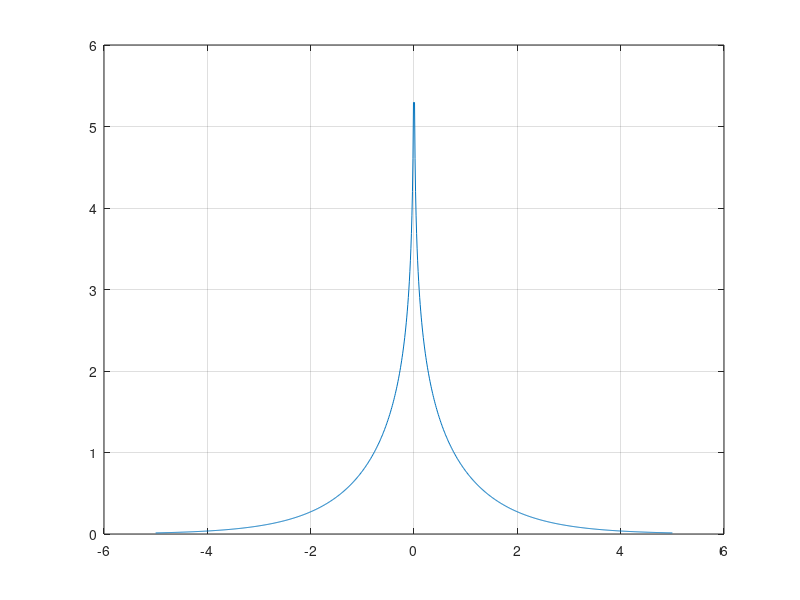

The MATLAB source for this figure: (Note: this script raises an error after producing the figure.)
clear all;
clc


f = @(x) abs(log(tanh(abs(x)/2)));
x=[-5:0.01:5];
plot(x,f(x));
grid on

%% this is just a experiment,we get positive vector to test min sum algorithm)
% some calculate for min-sum calculation
% r = 1+0.8*randn(1,3);

l=(2/(0.8^2))*r;

f = @(x) abs(log(tanh(abs(x)/2)));
L1ext = f(f(l(2))+f(l(3)));
L2ext = f(f(l(1))+f(l(3)));
L3ext = f(f(l(1))+f(l(2)));


%% min-sum for SPC SISO decoder
n = 7;
r = 1+0.8*randn(1,n);

l=(2/(0.8)^2)*r;
S = prod(sign(l));

[m1,pos] = min(abs(l));
m2 = min(abs([l(1:pos-1) l(pos+1:end)]));

% find every min sequence[min(|l(2)| |l(3)| ...|l(n)|) min(|l(1)| |l(3)| ...|l(n)|) ... min(|l(1)| |l(2)| ...|l(n-1)|]
min_seq = ones(1,n)*m1;
min_seq(pos) = m2;

% find [sign(ext,1) sign(ext,2) ... sign(ext,n)]
sign_ext = S*sign(l);

% get Lextrinsic sequence
Lextrinsic_seq = sign_ext.*min_seq;

